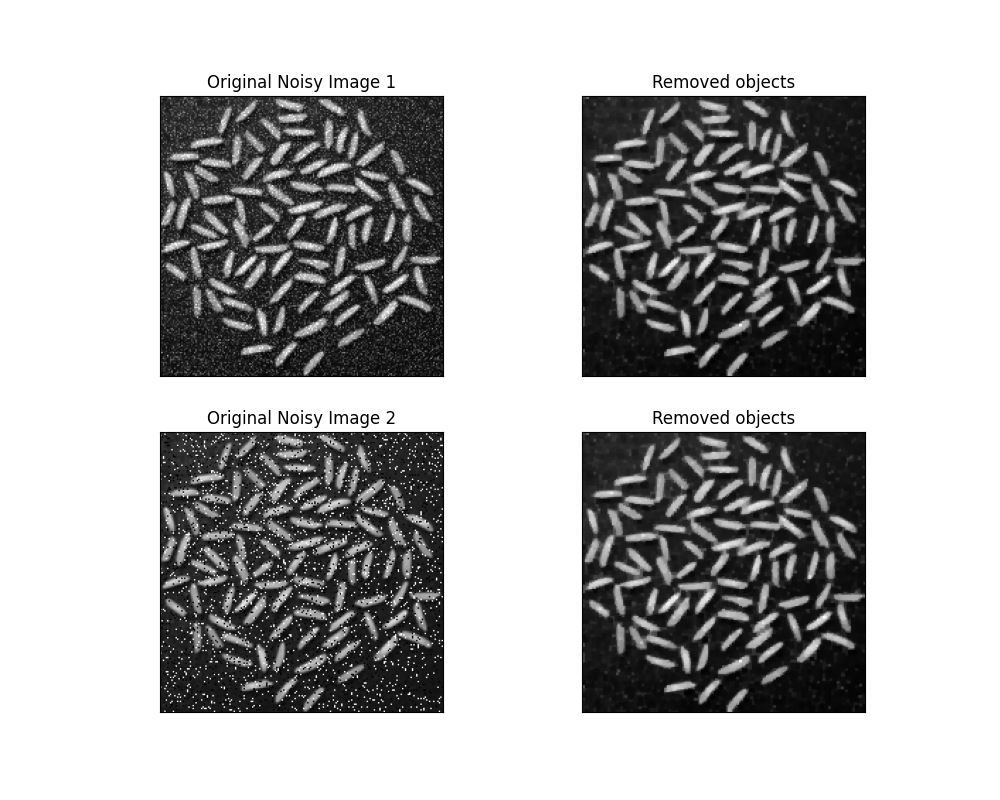

Python code for this plot:
import cv2 as cv
import numpy as np
from matplotlib import pyplot as plt
img1 = cv.imread("/Users/admin/Desktop/Maleesha’s Air/Maleesha's Air/KDU/Semester 5/Image processing and machine vision/Assignment/assignment_01_images/rice_gaussian_noise.png", cv.IMREAD_GRAYSCALE)

img2 = cv.imread("/Users/admin/Desktop/Maleesha’s Air/Maleesha's Air/KDU/Semester 5/Image processing and machine vision/Assignment/assignment_01_images/rice_salt_pepper_noise.png", cv.IMREAD_GRAYSCALE)

if img1 is None or img2 is None:
    print("Error: Unable to read one or both images")
else:
    print("Images were read successfully")
kernel1= np.ones((2,2),np.uint8)
opening1 = cv.morphologyEx(img1, cv.MORPH_OPEN, kernel1)
opening2 = cv.morphologyEx(img2, cv.MORPH_OPEN, kernel1)
kernel2 = np.ones((3,3),np.uint8)
closing1 = cv.morphologyEx(opening1, cv.MORPH_CLOSE, kernel2)
closing2 = cv.morphologyEx(opening2, cv.MORPH_CLOSE, kernel2)

images = [img1, closing1,
          img2, closing1]

titles = ['Original Noisy Image 1', "Removed objects",
          'Original Noisy Image 2', "Removed objects"]

plt.figure(figsize=(10, 8))
for i in range(4):
    plt.subplot(2, 2, i+1)
    plt.imshow(images[i], 'gray')
    plt.title(titles[i])
    plt.xticks([]), plt.yticks([])
plt.savefig("Q5/parte.png")
plt.show()